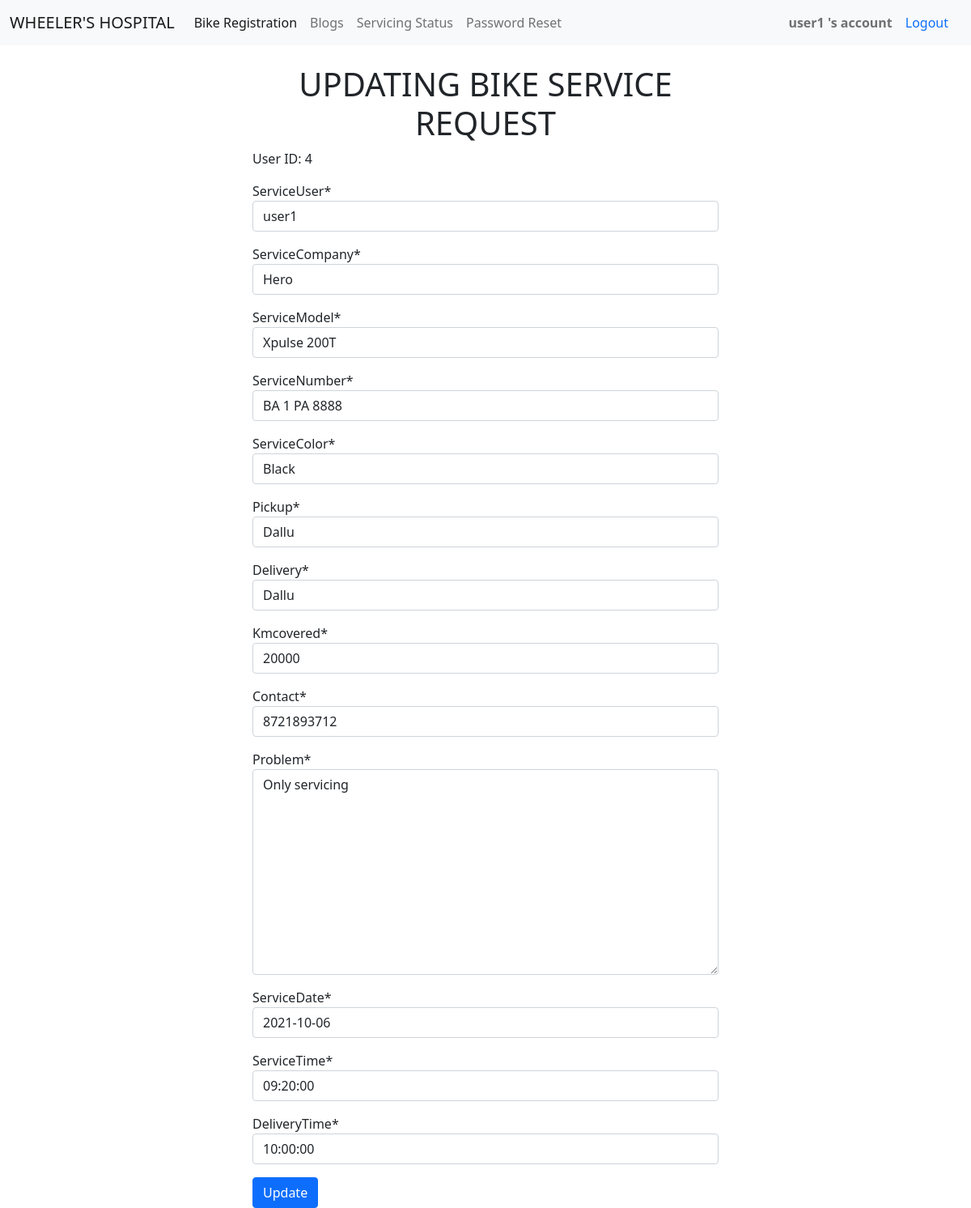
Screenshot of /update/4 (signed in) with the database file from the repository.
### dashboardApp/models.py (models this page shows, shortened)
class bikeServiceRequestModel(models.Model):
    def validate_date(value):
        if value==datetime.now().date():
            pass
        elif value>datetime.now().date():
            raise ValidationError("Don't input future date")
        elif value<datetime.now().date():
            raise ValidationError('Don\'t input past date')
    serviceUser = models.ForeignKey(User, on_delete=models.CASCADE)
    serviceCompany = models.ForeignKey(bikeCompanyModel, on_delete=models.CASCADE)
    serviceModel = models.ForeignKey(userBikeModel, on_delete=models.CASCADE)
    serviceNumber = models.CharField(max_length=50, unique=True)
    serviceColor = models.CharField(max_length=50)
    pickup = models.CharField(max_length=50)
    delivery = models.CharField(max_length=50)
    kmcovered = models.CharField(max_length=50)
    contact = models.CharField(max_length=10)
    problem = models.TextField()
    completed = models.CharField(max_length=100, default="Not Completed")
    serviceDate = models.DateField(validators=[validate_date])
    serviceTime = models.TimeField()
    deliveryTime = models.TimeField()

### dashboardApp/views.py (the view, shortened to what this page needs)
# urls.py: path('update/<str:pk>', requestUpdate, name='update'),
@login_required(login_url='login')
def requestUpdate(request, pk):
    updateReqModel = bikeServiceRequestModel.objects.get(id=pk)
    reqFilledForm = bikeReqUpdate(instance=updateReqModel)
    context = {
            'reqFilledForm': reqFilledForm,
            'pk': pk
    }
    return render(request, 'serviceReqUpdate.html', context)

### dashboardApp/forms.py
class bikeReqUpdate(ModelForm):
    class Meta:
        model = bikeServiceRequestModel
        fields = [
                    "serviceUser", "serviceCompany", "serviceModel",
                    "serviceNumber", "serviceColor", "pickup", "delivery",
                    "kmcovered", "contact", "problem", "serviceDate", "serviceTime",
                    "deliveryTime"
                 ]

### dashboardApp/models.py (called while the page is built)
    def __str__(self) -> str:
        return self.bikeCompanyNames

    def __str__(self) -> str:
        return self.bikeModel

### Templates/serviceReqUpdate.html (shortened to what this page needs)
{% load static %}
{% load crispy_forms_tags %}
<!doctype html>
<html lang="en">
  <head>
    <link href="https://cdn.jsdelivr.net/npm/bootstrap@5.1.1/dist/css/bootstrap.min.css" rel="stylesheet">
  </head>
  <body>
    {% include 'baseNavbar.html' %}
      <div class="container" style="width: 50%;">
        <center>
            <h1>UPDATING BIKE SERVICE REQUEST</h1>
        </center>
        <form method="POST" action="" enctype="multipart/form-data">
            <p>User ID: {{pk}}</p>
            {% for i in reqFilledForm %}
                <p>{{i | as_crispy_field}}</p>
            {% endfor %}
            <input type="submit" name="submit" value="Update" class="btn btn-primary">
        </form>
      </div>
  </body>
</html>

### Templates/baseNavbar.html (shortened to what this page needs)
{% load static %}
{% load crispy_forms_tags %}
<!doctype html>
<html lang="en">
  <head>
    <link href="https://cdn.jsdelivr.net/npm/bootstrap@5.1.1/dist/css/bootstrap.min.css" rel="stylesheet">
    <link rel="stylesheet" type="text/css" href="{% static '/css/bikeRegistration.css' %}">
  </head>
  <body>
    <nav class="navbar navbar-expand-lg navbar-light bg-light" style="margin-bottom:2%">
        <div class="container-fluid">
          <a class="navbar-brand" href="{% url 'dash' %}">WHEELER'S HOSPITAL</a>
          <div class="collapse navbar-collapse" id="navbarText">
            <ul class="navbar-nav me-auto mb-2 mb-lg-0">
              <li class="nav-item">
                <a class="nav-link active" aria-current="page" href="{% url 'bikeReg' %}">Bike Registration</a>
              </li>
              <li class="nav-item">
                <a class="nav-link" href="{% url 'blog' %}">Blogs</a>
              </li>
              <li class="nav-item">
                <a class="nav-link" href="/status/{{request.user}}">Servicing Status</a>
              </li>
              <li class="nav-item">
                <a class="nav-link" href="/reset/{{request.user}}}}">Password Reset</a>
              </li>
            </ul>
            <span class="navbar-text">
              <b>{{ request.user }} 's account</b>
            </span>
            <a class="nav-link" href="{% url 'logout' %}">Logout</a>
          </div>
        </div>
      </nav>
  </body>
</html>

### rows the page displays
bikeServiceRequestModel: serviceUser "user1" "Hero" "Xpulse 200T" "BA 1 PA 8888" "Black" "Dallu" "Dallu" "20000" "8721893712" "Only servicing" "2021-10-06" "09:20:00" "10:00:00"

### other values shown
{{ request.user }} "user1"
{{ pk }} "4"
